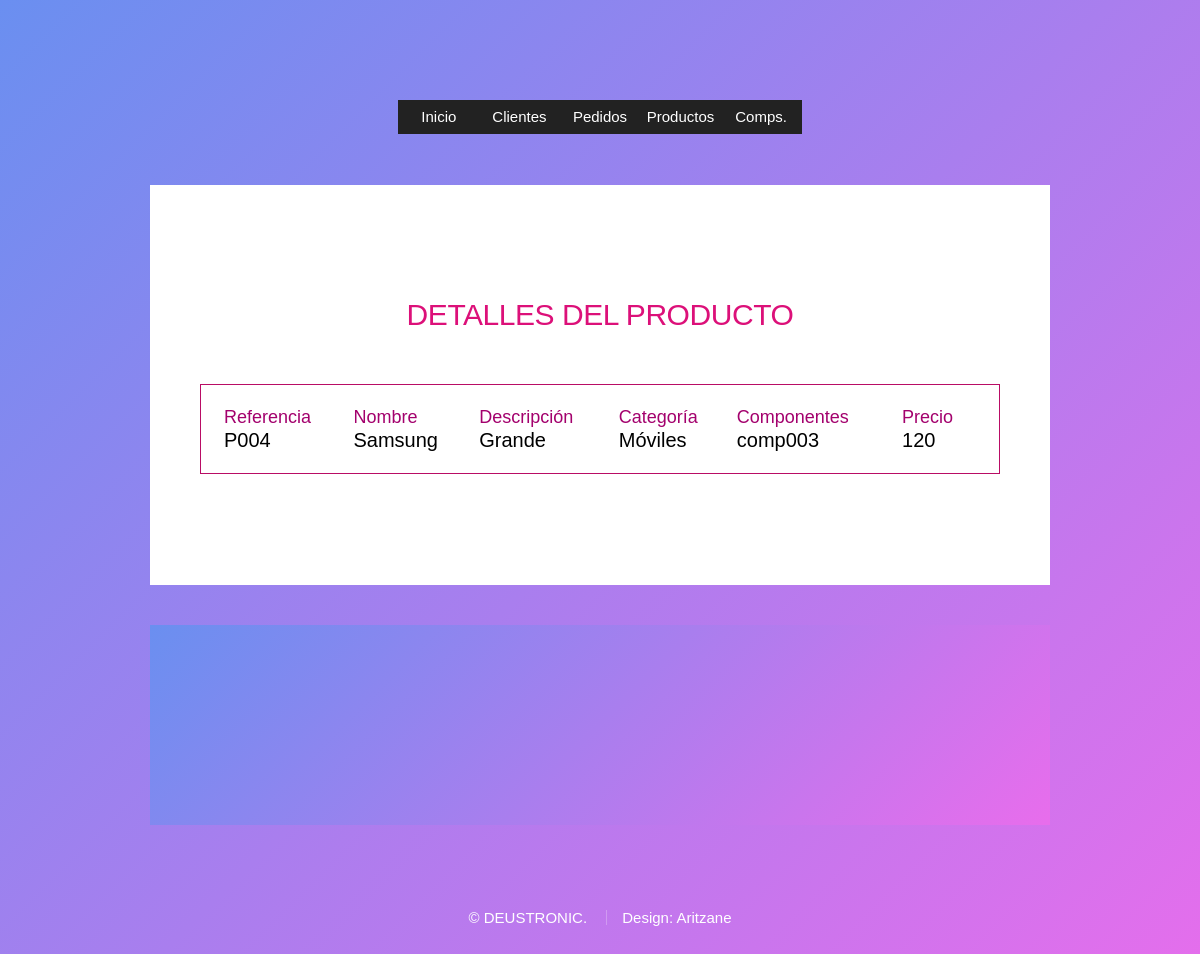
The app's page /miApp/productos/4/ with its own data.
### miApp/models.py (models this page shows, shortened)
class Productos(models.Model):
    referencia = models.CharField(max_length=50)
    precio = models.IntegerField()
    nombre = models.CharField(max_length=30)
    descripcion = models.CharField(max_length=100)
    categoria = models.CharField(max_length=40) #DICCIONARIO DE CATEGORIAS(?
    tipo_componentes = models.ManyToManyField(Componente)

class Componente(models.Model):
    codigo = models.CharField(max_length=20, default = '')
    modelo = models.CharField(max_length=30)
    marca = models.CharField(max_length=30)

### miApp/views.py (the view)
# urls.py: path('productos/<int:pk>/', views.ProductoDetailView.as_view(), name='productodetalle'),
class ProductoDetailView(DetailView):
    model = Productos
    template_name = 'producto_detalle.html'
    def get_context_data(self, **kwargs):
        context = super(ProductoDetailView, self).get_context_data(**kwargs)
        context['titulo_pagina'] = 'Detalles del producto'
        return context

### miApp/templates/producto_detalle.html (shortened to what this page needs)
{% extends "base.html" %}
{% block intro %}
    <table class="tabla">
                <colgroup>
                    <col span="5">
                <thead>
                    <tr>
                        <td>Referencia</td>
                        <td>Nombre</td>
                        <td>Descripción</td>
                        <td>Categoría</td>
                        <td>Componentes</td>
                        <td>Precio</td>
                    </tr>
                </thead>
                        <tbody>
                    <tr>
                        <td>{{ productos.referencia }}</td>
                        <td>{{ productos.nombre }}</td>
                        <td>{{ productos.descripcion }}</td>
                        <td>{{ productos.categoria }}</td>
                            {% for comp in object.tipo_componentes.all %}
                        <td>{{ comp.codigo }}</td>
                            {% endfor %}
                        <td>{{ productos.precio }}</td>
                    </tr>
                        </tbody>
    </table>
{% endblock intro %}

### miApp/templates/producto_detalle.html (style rules this page uses)
.tabla { border: 1px solid #B90C65; padding: 20px; }

### miApp/templates/base.html (style rules this page uses)
thead td { font-weight:bolder; color: #A3016D ; font-size: 18px; }
html { box-sizing: border-box; }
*, *:before, *:after { box-sizing: inherit; }
body { background-image: url("images/overlay.png"), url("images/bg.jpg"); background-repeat: repeat, no-repeat; background-size: auto, 100% 100%; background-attachment: fixed; overflow-y: scroll; }
body.is-preload *, body.is-preload *:before, body.is-preload *:after { -moz-animation: none !important; -webkit-animation: none !important; -ms-animation: none !important; animation: none !important; -moz-transition: none !important; -webkit-transition: none !important; -ms-transition: none !important; transition: none !important; }
body, input, select { font-family: 'Source Sans Pro', sans-serif; font-weight: 300; color: #777777; font-size: 20pt; line-height: 1.75em; }
@media screen and (max-width: 1680px) { body, input, textarea, select { font-size: 15pt; } }
table { width: 100%; }
body { line-height: 1; background:linear-gradient(135deg, #6A8FF0 0%, #E86DEC 100%) ; }
.row.aln-right, { justify-content: flex-end; }

### records on screen
Productos: referencia "P004", nombre "Samsung", descripcion "Grande", categoria "Móviles", precio "120"
Componente: codigo "comp003"

### other values on screen
{{ titulo_pagina }} "DETALLES DEL PRODUCTO"
